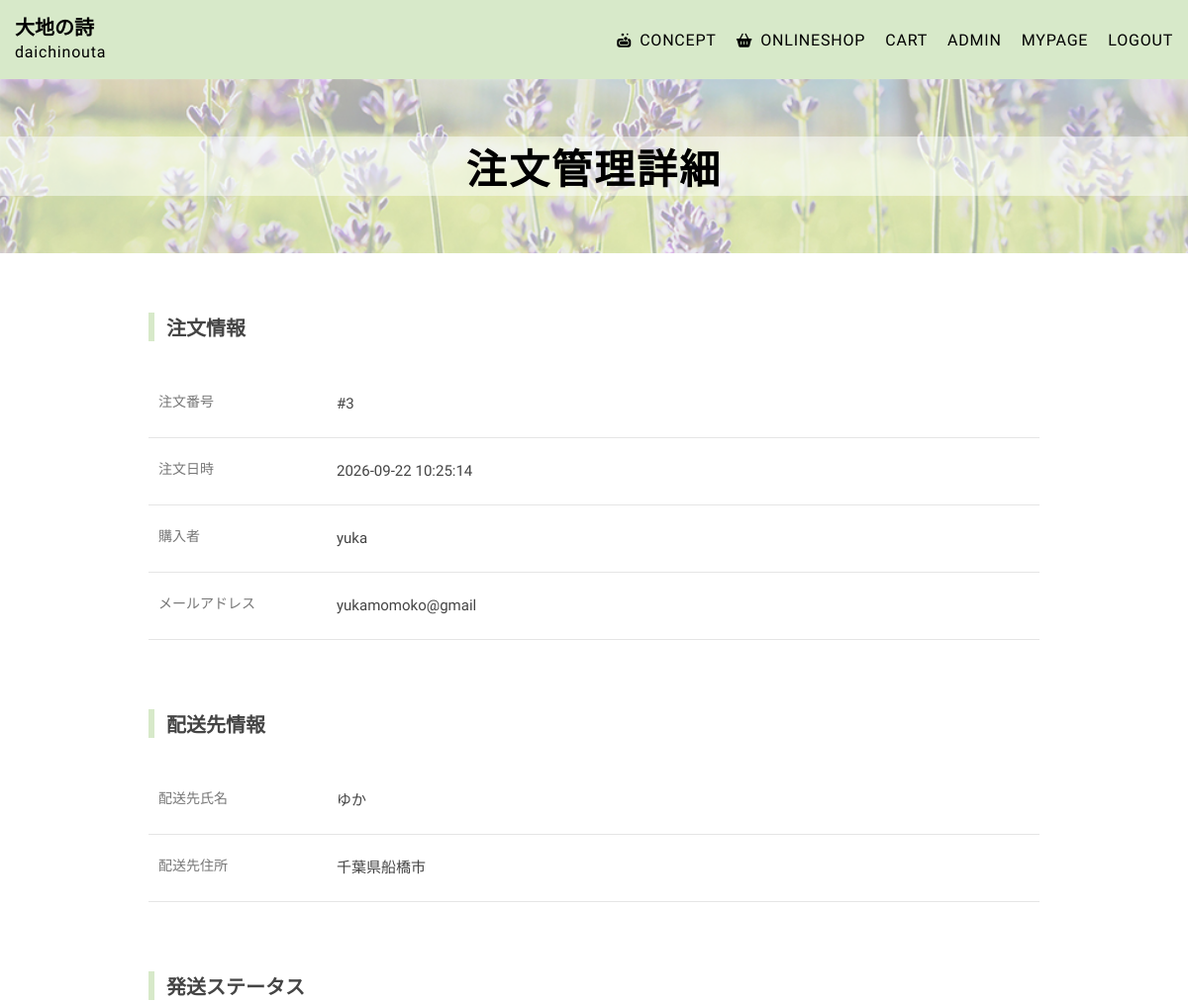
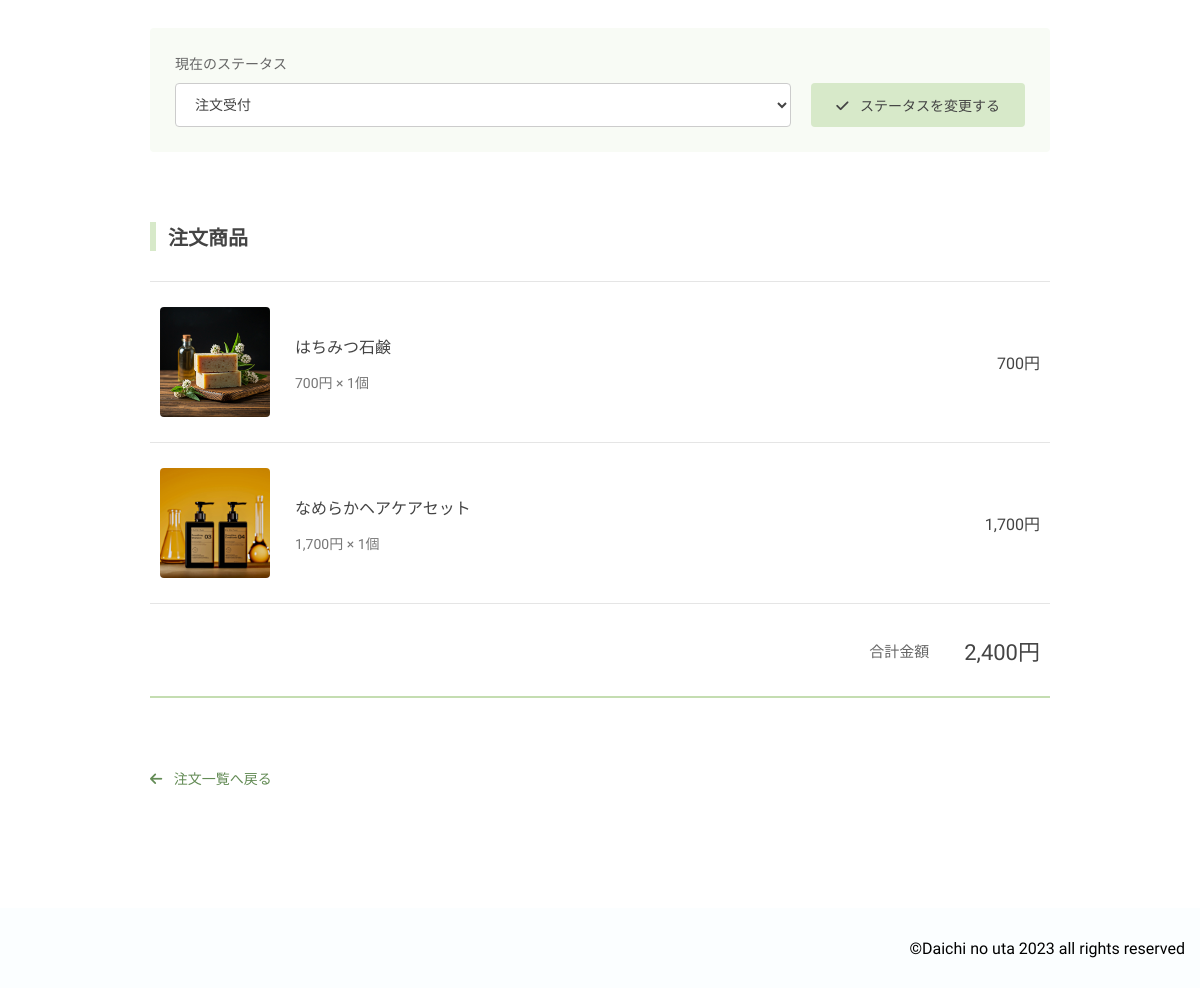
The app's page /order_admin_detail.php?id=3 (signed in) with its own data (2 pictures, top to bottom).
### tables this page shows
CREATE TABLE `orders` (
  `id` int(11) NOT NULL,
  `user_id` int(11) NOT NULL,
  `total_price` int(11) NOT NULL,
  `status` varchar(50) NOT NULL DEFAULT 'pending',
  `shipping_name` varchar(100) NOT NULL,
  `shipping_address` varchar(255) NOT NULL,
  `created_at` timestamp NOT NULL DEFAULT current_timestamp(),
  `updated_at` timestamp NOT NULL DEFAULT current_timestamp() ON UPDATE current_timestamp()
);

CREATE TABLE `users` (
  `id` int(11) NOT NULL,
  `name` varchar(50) NOT NULL,
  `email` varchar(100) NOT NULL,
  `password` text NOT NULL,
  `role` varchar(10) NOT NULL,
  `created_at` date NOT NULL,
  `updated_at` date NOT NULL
);

CREATE TABLE `order_items` (
  `id` int(11) NOT NULL,
  `order_id` int(11) NOT NULL,
  `product_id` int(11) NOT NULL,
  `quantity` int(11) NOT NULL,
  `price` int(11) NOT NULL
);

CREATE TABLE `products` (
  `key_id` int(11) NOT NULL,
  `category_id` int(3) NOT NULL,
  `product` varchar(20) NOT NULL,
  `product_name` varchar(30) NOT NULL,
  `description` text NOT NULL,
  `price` int(8) NOT NULL,
  `stock` int(3) NOT NULL,
  `image` varchar(200) NOT NULL,
  `g` varchar(20) NOT NULL,
  `created_at` date NOT NULL,
  `updated_at` date NOT NULL,
  `is_active` tinyint(1) NOT NULL DEFAULT 1
);

### func.php (called while the page is built)
<?php
function h(string $str){
    return htmlspecialchars($str,ENT_QUOTES);
}

### order_admin_detail.php (the view, shortened to what this page needs)
<?php
require_once("conn.php");
require_once("func.php");
$id = filter_input(INPUT_GET, "id", FILTER_VALIDATE_INT);
$str = "SELECT
            orders.*,
            users.name,
            users.email
        FROM orders
        INNER JOIN users
        ON orders.user_id = users.id
        WHERE orders.id = :id";
$stmt = $db->prepare($str);
$stmt->bindParam(":id", $id, PDO::PARAM_INT);
$stmt->execute();
$order = $stmt->fetch(PDO::FETCH_ASSOC);
$str = "SELECT
            order_items.*,
            products.product_name,
            products.image
        FROM order_items
        INNER JOIN products
        ON order_items.product_id = products.key_id
        WHERE order_items.order_id = :order_id";
$stmt = $db->prepare($str);
$stmt->bindParam(":order_id", $id, PDO::PARAM_INT);
$stmt->execute();
$items = $stmt->fetchAll(PDO::FETCH_ASSOC);
?>
<!DOCTYPE html>
<html lang="ja">
<head>
    <link rel="stylesheet" href="https://cdnjs.cloudflare.com/ajax/libs/font-awesome/6.5.1/css/all.min.css">
    <link rel="stylesheet" href="https://cdnjs.cloudflare.com/ajax/libs/font-awesome/6.5.1/css/all.min.css"><link rel="preconnect" href="https://fonts.googleapis.com">
    <link rel="stylesheet" href="css/mystyle.css">
</head>
<body>
<header>
<div class="top">
<a href="index.php">
<h2>大地の詩</h2>
<p>daichinouta</p>
</a>
</div>
<nav class="site-nav">
<ul>
<li><a href="concept.php"><i class="fa-solid fa-soap"></i>CONCEPT</a></li>
<li><a href="onlineshop.php"><i class="fa-solid fa-basket-shopping"></i>ONLINESHOP</a></li>
<li><a href="cart.php">CART</a></li>
<?php
    if(isset($_SESSION["login"]) and $_SESSION["login"] == "admin"){
        echo "<li><a href=\"admin.php\">ADMIN</a></li>";
    }
    if(isset($_SESSION["login"])){
        echo "<li><a href=\"mypage.php\">MYPAGE</a></li>";
        echo "<li><a href=\"logout.php\">LOGOUT</a></li>";
    }
?>
</ul>
</nav>
</header>
<article class="onlineshop">
    <div class="midasi">
        <h2>注文管理詳細</h2>
    </div>
    <div class="order-detail-page">
        <section class="order-detail-section">
            <h3>注文情報</h3>
            <dl class="order-info">
                <div>
                    <dt>注文番号</dt>
                    <dd>#<?= h($order["id"]) ?></dd>
                </div>
                <div>
                    <dt>注文日時</dt>
                    <dd><?= h($order["created_at"]) ?></dd>
                </div>
                <div>
                    <dt>購入者</dt>
                    <dd><?= h($order["name"]) ?></dd>
                </div>
                <div>
                    <dt>メールアドレス</dt>
                    <dd><?= h($order["email"]) ?></dd>
                </div>
            </dl>
        </section>
        <section class="order-detail-section">
            <h3>配送先情報</h3>
            <dl class="order-info">
                <div>
                    <dt>配送先氏名</dt>
                    <dd><?= h($order["shipping_name"]) ?></dd>
                </div>
                <div>
                    <dt>配送先住所</dt>
                    <dd><?= h($order["shipping_address"]) ?></dd>
                </div>
            </dl>
        </section>
        <section class="order-detail-section">
            <h3>発送ステータス</h3>
            <form
                action="order_status_update.php"
                method="post"
                class="order-status-form"
            >
                <div class="order-status-field">
                    <label for="status">
                        現在のステータス
                    </label>
                    <select name="status" id="status">
                        <option
                            value="pending"
                            <?= $order["status"] === "pending" ? "selected" : "" ?>
                        >
                            注文受付
                        </option>
                    </select>
                </div>
                <button type="submit" class="order-status-submit">
                    <i class="fa-solid fa-check"></i>
                    ステータスを変更する
                </button>
            </form>
        </section>
        <section class="order-detail-section">
            <h3>注文商品</h3>
            <div class="order-item-list">
                <?php foreach ($items as $item): ?>
                    <div class="order-item">
                        <img
                            src="<?= h($item["image"]) ?>"
                            alt="<?= h($item["product_name"]) ?>"
                            class="order-item-image"
                        >
                        <div class="order-item-info">
                            <p class="order-item-name">
                                <?= h($item["product_name"]) ?>
                            </p>
                            <p class="order-item-price">
                                <?= number_format($item["price"]) ?>円
                                ×
                                <?= h($item["quantity"]) ?>個
                            </p>
                        </div>
                        <p class="order-item-subtotal">
                            <?= number_format($item["price"] * $item["quantity"]) ?>円
                        </p>
                    </div>
                <?php endforeach; ?>
            </div>
            <div class="order-total">
                <span>合計金額</span>
                <strong>
                    <?= number_format($order["total_price"]) ?>円
                </strong>
            </div>
        </section>
        <div class="admin-back">
            <a href="order_admin.php">
                <i class="fa-solid fa-arrow-left"></i>
                注文一覧へ戻る
            </a>
        </div>
    </div>
</article>
<footer>
<small>&copy;Daichi no uta 2023 all rights reserved</small>
</footer>
</body>
</html>

### css/mystyle.css (style rules this page uses)
html { font-size: 62.5%; }
body { margin: 0; padding: 0; overflow-x: hidden; font-family: "Kiwi Maru", serif; }
header { background-color: #d7e9c9; height: 80px; display: flex; justify-content: space-between; align-items: center; }
header .top { margin-left: 15px; line-height: 8px; }
header .top a { color: inherit; text-decoration: none; }
header .top a h2 { font-size: 2rem; }
header .top a p { font-size: 1.6rem; letter-spacing: 0.05em; }
header .site-nav ul { list-style-type: none; display: flex; gap: 15px; margin-right: 15px; }
header .site-nav ul a { font-size: 1.6rem; padding-left: 5px; letter-spacing: 0.05em; color: inherit; text-decoration: none; }
header .site-nav ul a i { margin-right: 8px; font-size: 1.4rem; }
.onlineshop .midasi { height: 22vh; background-image: url(../image/大地の詩背景.jpg); background-size: cover; display: flex; justify-content: center; align-items: center; }
.onlineshop .midasi h2 { width: 100%; margin: 0; font-size: 4.1rem; text-align: center; background-color: rgba(251, 254, 255, 0.4980392157); letter-spacing: 0.05em; }
.admin-back { width: 80%; margin: 50px auto 100px; }
.admin-back a { font-size: 1.4rem; color: #638b55; text-decoration: none; }
.admin-back a i { margin-right: 8px; }
.order-detail-page { width: 80%; max-width: 900px; margin: 60px auto 120px; }
.order-detail-page .admin-back { width: 100%; margin: 50px 0 0; }
.order-detail-section { margin-bottom: 70px; }
.order-detail-section h3 { font-size: 2rem; color: #444; border-left: 6px solid #d7e9c9; padding-left: 12px; margin-bottom: 30px; }
.order-info { margin: 0; }
.order-info > div { display: flex; align-items: flex-start; padding: 20px 10px; border-bottom: 1px solid #e5e5e5; }
.order-info dt { width: 180px; flex-shrink: 0; font-size: 1.4rem; color: #777; }
.order-info dd { margin: 0; font-size: 1.5rem; color: #444; line-height: 1.8; overflow-wrap: anywhere; white-space: pre-line; }
.order-status-form { display: flex; align-items: flex-end; flex-wrap: wrap; gap: 20px; padding: 25px; background-color: #f8fbf5; border-radius: 4px; }
.order-status-field { flex: 1; min-width: 180px; }
.order-status-field label { display: block; font-size: 1.4rem; color: #666; margin-bottom: 10px; }
.order-status-field select { width: 100%; padding: 12px 15px; border: 1px solid #ccc; border-radius: 4px; background-color: #fff; font-family: "Kiwi Maru", serif; font-size: 1.4rem; color: #444; cursor: pointer; }
.order-status-submit { padding: 12px 25px; background-color: #d7e9c9; border: none; border-radius: 4px; font-family: "Kiwi Maru", serif; font-size: 1.4rem; color: #444; cursor: pointer; transition: 0.2s; }
.order-status-submit i { margin-right: 8px; }
.order-item-list { border-top: 1px solid #e5e5e5; }
.order-detail-page .order-item { display: flex; align-items: center; gap: 25px; padding: 25px 10px; border-bottom: 1px solid #e5e5e5; }
.order-detail-page .order-item .order-item-image { width: 110px; height: 110px; flex-shrink: 0; -o-object-fit: cover; object-fit: cover; border-radius: 4px; }
.order-detail-page .order-item .order-item-info { flex: 1; min-width: 0; }
.order-detail-page .order-item .order-item-name { font-size: 1.6rem; color: #444; margin-bottom: 12px; }
.order-detail-page .order-item .order-item-price { font-size: 1.4rem; color: #777; }
.order-detail-page .order-item .order-item-subtotal { font-size: 1.6rem; color: #444; white-space: nowrap; }
.order-total { display: flex; justify-content: flex-end; align-items: center; gap: 35px; padding: 30px 10px; border-bottom: 2px solid #c4ddb1; }
.order-total span { font-size: 1.5rem; color: #666; }
.order-total strong { font-size: 2.2rem; color: #444; font-weight: normal; }
footer { background-color: #fbfeff; display: flex; justify-content: end; align-items: center; height: 80px; }
footer small { font-size: 1.6rem; margin-right: 15px; margin-top: 0; }

### records on screen
orders: id "3", created_at "2026-09-22 10:25:14", user.name "yuka", user.email "yukamomoko@gmail", shipping_name "ゆか", shipping_address "千葉県船橋市", status "注文受付", total_price "2,400"
order_items: product.image (picture), product.product_name "はちみつ石鹸", price "700", quantity "1", $item['price']*$item['quantity'] "700"
order_items: product.image (picture), product.product_name "なめらかヘアケアセット", price "1,700", quantity "1", $item["price"] * $item["quantity"] "1,700"
